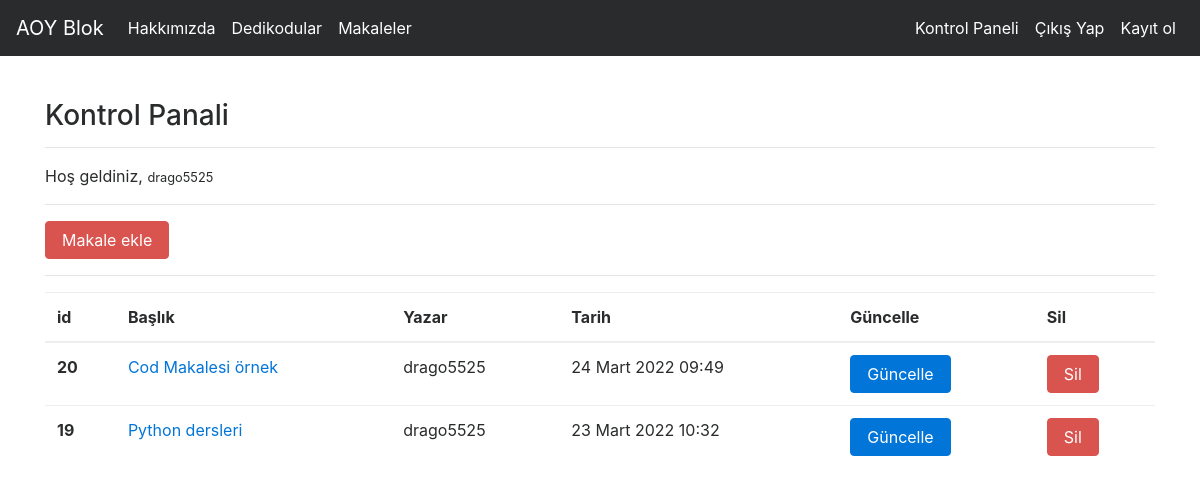
Screenshot of /articles/dashboard/ (signed in) with the database file from the repository.
### article/models.py (models this page shows, shortened)
class Article(models.Model):
    author=models.ForeignKey("auth.User",on_delete=models.CASCADE,verbose_name="Yazar")#Bu alanımız aslında users tablosunu işaret ediyo
    title=models.CharField(max_length=50,verbose_name="Başlık")#Verbose_name komutu ile sayfada görünen isimlerini değiştirebiliriz.
    content=RichTextField(verbose_name="İçerik")
    created_date=models.DateTimeField(auto_now_add=True,verbose_name="add photo to article")#Biz burada reated_date vermeyeceiz auto_now_add=True ile biz bu veri tabanına veri eklediğimiz zaman
    article_image=models.FileField(blank=True,null=True)#hermakalenin image ı olmk zorunda değil o yüzden blank=true ve null=true yaptık,
    class Meta:
        ordering =['-created_date']

### article/views.py (the view)
# urls.py: path('dashboard/',views.dashboard,name="dashboard"),
@login_required(login_url="user:login")
def dashboard(request):
    articles=Article.objects.filter(author=request.user)#giriş yapan kullanıcının makaleleri sözlük yapısıyla değişkene atanır.
    context={
        "articles":articles
    }
    return render(request,"dashboard.html",context)

### templates/dashboard.html
{% extends "layout.html" %}
{% block body %}
    <h3>Kontrol Panali</h3>
    <hr>
    <p>Hoş geldiniz, <small>{{request.user.username}}</small></p>
    <hr>
    <a class="btn btn-danger"href="/articles/addarticle">Makale ekle</a>
    <hr>
    {% if articles %}
            <table class="table">
            <thead class="thead-dark">
                <tr>
                <th scope="col">id</th>
                <th scope="col">Başlık</th>
                <th scope="col">Yazar</th>
                <th scope="col">Tarih</th>
                <th scope="col">Güncelle </th>
                <th scope="col">Sil</th>
                </tr>
            </thead>
            <tbody>
                {% for article in articles %}
                <tr>
                    <th scope="row">{{article.id}}</th>
                    <td><a href="/articles/article/{{article.id}}">{{article.title}}</a></td>
                    <td>{{article.author.username}}</td>
                    <td>{{article.created_date}}</td>
                    <td><a href="/articles/update/{{article.id}}" class="btn btn-primary">Güncelle</a></td>
                    <td><a href="/articles/delete/{{article.id}}" class = "btn btn-danger">Sil</a></td>
                </tr>
                {% endfor %}
            </tbody>
            </table>
    {% else %}
    <div class="alert alert-danger">You don't have an article not yet.</div>
    {% endif %}
{% endblock body %}

### templates/layout.html (shortened to what this page needs)
<!DOCTYPE html>
{% load static %}
<html lang="en">
<head>
    <link rel="stylesheet" href="{% static 'css/bootstrap.min.css'%}">
</head>
<body>
    {% include "includes/nawbar.html" %}
    <div style="margin-top: 100px; margin-bottom:80px"  class = "container">
        {% block body %}
        {% endblock body %}
    </div>
</body>
</html>

### templates/includes/nawbar.html (shortened to what this page needs)
<nav class="navbar navbar-toggleable-md navbar-inverse fixed-top bg-inverse">
    <a class="navbar-brand" href="{% url 'index' %}">AOY Blok</a>
    <div class="collapse navbar-collapse" id="navbarCollapse">
      <ul class="navbar-nav mr-auto">
        <li class="nav-item active">
          <a class="nav-link" href="{% url 'about' %}">Hakkımızda</a>
        </li>
        <li class="nav-item active">
            <a class="nav-link" href="{% url 'article:articles' %}">Dedikodular</a>
          </li>
        <li class="nav-item active">
            <a class="nav-link" href="/articles">Makaleler</a>
          </li>
      </ul>
      <ul class="navbar-nav ml-auto">
        <li class="nav-item active">
          <a class="nav-link" href="/articles/dashboard">Kontrol Paneli</a>
        </li>
        {% if request.user.is_authenticated %}
        <li class="nav-item active">
            <a class="nav-link" href="{% url 'user:logout' %}" text="#FF0000">Çıkış Yap</a>
        </li>
        {% else %}
        <li class="nav-item active">
            <a class="nav-link" href="/user/login"><i class="fa-solid fa-user-astronaut"></i>Giriş Yap</a>
        </li>
        {% endif %}
        <li class="nav-item active">
          <a class="nav-link" href="/user/register">Kayıt ol</a>
        </li>
      </ul>
    </div>
  </nav>

### rows the page displays
Article: id "20", title "Cod Makalesi örnek", author.username "drago5525", created_date "24 Mart 2022 09:49"
Article: id "19", title "Python dersleri", author.username "drago5525", created_date "23 Mart 2022 10:32"

### other values shown
{{ request.user.username }} "drago5525"
